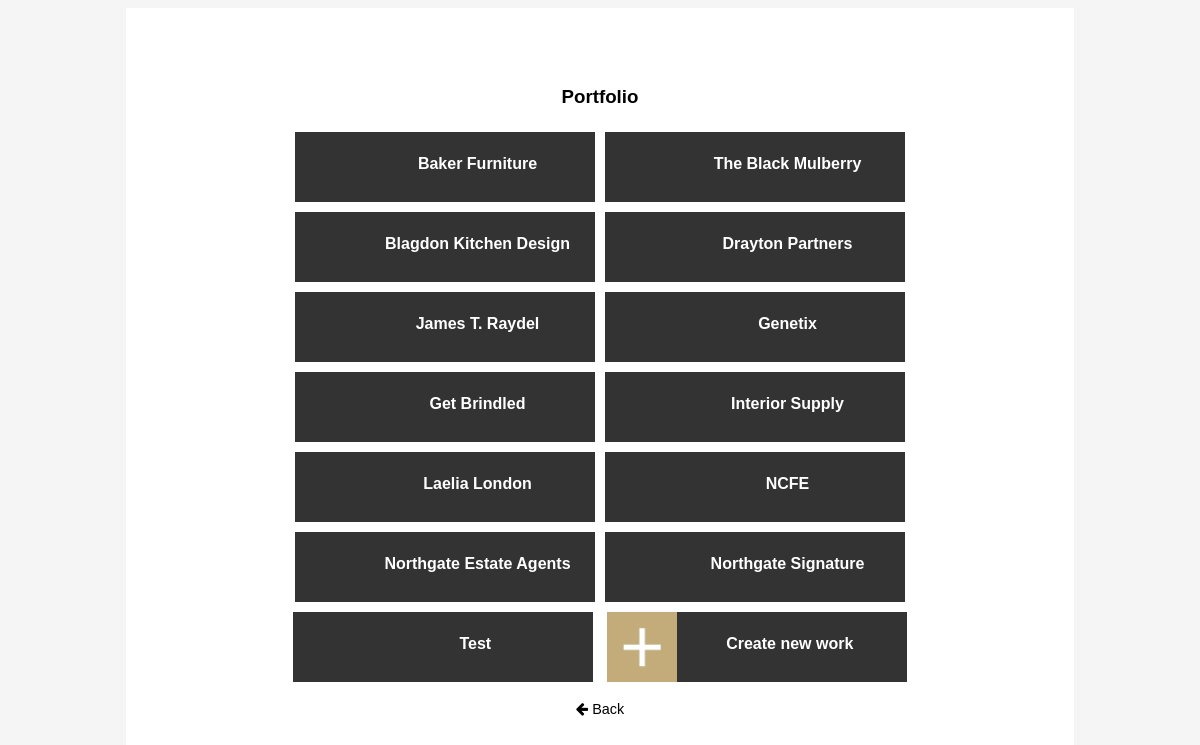
Page /admin/admin-work.php on the earlier database version.
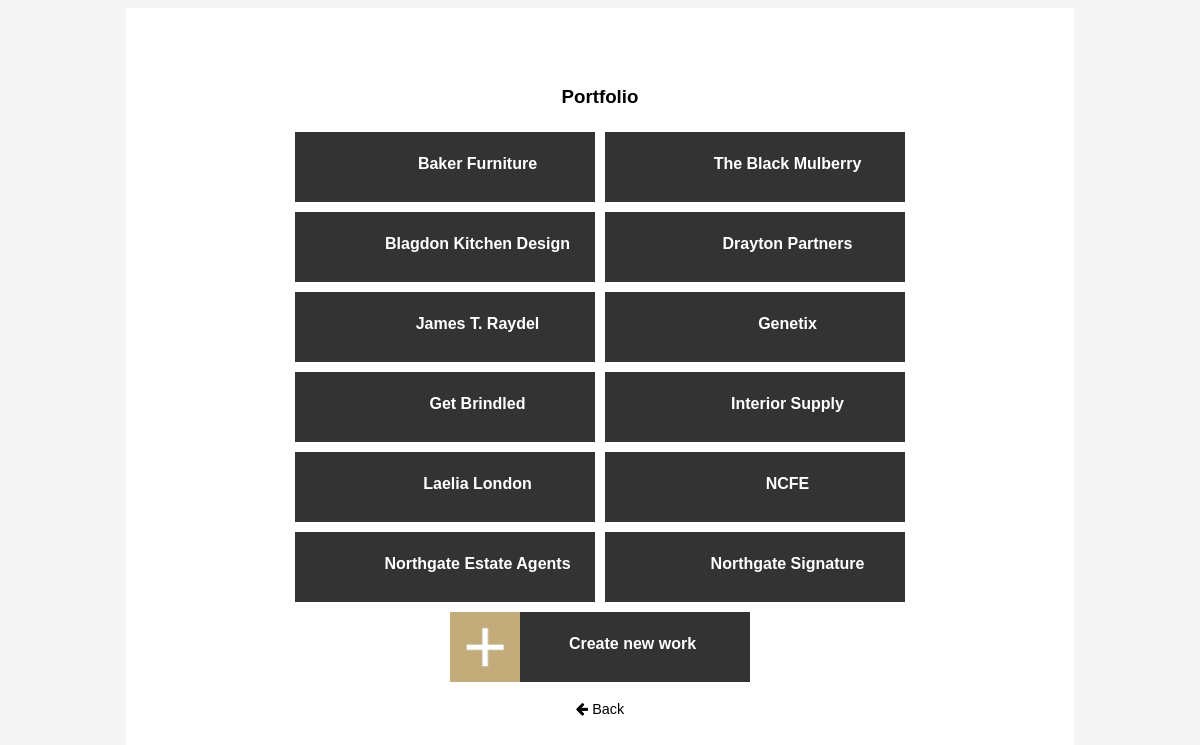
Same page on the later database version.
### tables this page shows
CREATE TABLE `portfoliolist` (
  `ID` int(11) NOT NULL,
  `coverImage` varchar(100) NOT NULL,
  `logo` varchar(200) NOT NULL,
  `portfolioTitle` varchar(1000) NOT NULL,
  `aboutIntro` varchar(1000) NOT NULL,
  `image2` varchar(500) NOT NULL,
  `aboutClient` varchar(1000) NOT NULL,
  `image3` varchar(500) NOT NULL,
  `image4` varchar(500) NOT NULL,
  `aboutDesign` varchar(1000) NOT NULL,
  `finalImage` varchar(500) NOT NULL,
  `workType` varchar(1000) NOT NULL
);

### admin/admin-work.php (the view, shortened to what this page needs)
<?php include_once "../scripts/connector.php"; ?>
<!DOCTYPE html>
<html lang="en">
<head>
    <link rel="stylesheet" href="https://maxcdn.bootstrapcdn.com/font-awesome/4.5.0/css/font-awesome.min.css" />
	<link rel="stylesheet" type="text/css" href="css/admin.css" />
</head>
<body>
 <div class="admin-container">
  <h3>Portfolio</h3>
   <?php
        $sql = "SELECT * FROM portfoliolist";
        $result = mysqli_query($dbconnect, $sql);
		while($row = mysqli_fetch_array($result)){
			echo "<a title='" . $row["portfolioTitle"] . "' href='admin-work-updateform.php?id=" . $row["ID"] . "'>";
            echo "<div class='admin-work-button'><div class='admin-work-thumbnail' style='background: url(../" . $row["coverImage"] . ") center; background-size: cover'></div><h4 class='admin-work-text'>" . $row["portfolioTitle"] . "</h4></div></a>";
        }
    ?>
    <a class="admin-add-button admin-work-button" href="add-work-form.php">
        <div class="admin-add-button-thumbnail admin-work-thumbnail"></div>
        <h4 class="admin-work-text">Create new work</h4>
    </a>
    <br>
    <a href="index.php"><p><i class="fa fa-arrow-left" aria-hidden="true"></i> Back</p></a>
    </div>
    </body>
</html>

Differences in the rows shown:
removed portfoliolist: portfolioTitle "Test"
